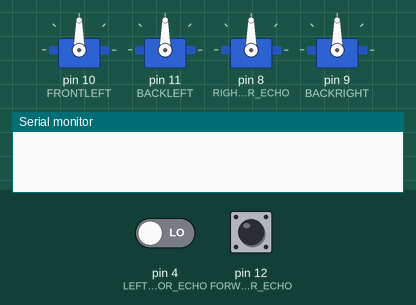
This sketch was run on a simulated Arduino Uno, built with avr-gcc and run on an emulated ATmega328P. Parts: 4 × servo, the last lines printed to the serial monitor. The inputs (shaded band) are chosen by the test bench; at power-on: pin 12 (FORWARD_SENSOR_ECHO) LOW, pin 4 (LEFT_SENSOR_ECHO) LOW.

Above: at 0.1 s.
At 4.4 s:
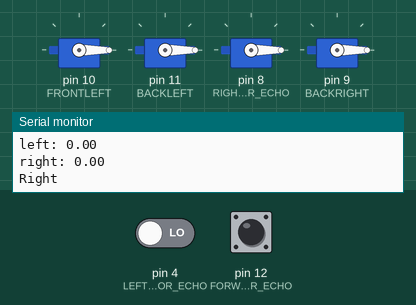
4.5 s: pin 12 (FORWARD_SENSOR_ECHO) pulsed HIGH 2 times (0.12 s each, 0.3 s apart)
At 8.6 s:
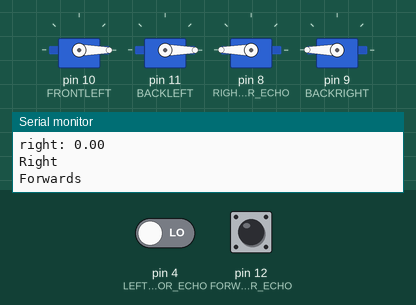
Timing chart, 0 to 12.9 s (numbered marks = the images above; inputs shaded):
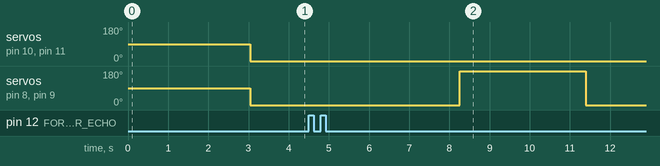

The sketch:

mouseDroid.ino
```cpp
#include <Servo.h>
#include <TimeLib.h>

// UltraSonic Sensors
#define FORWARD_SENSOR 0
#define FORWARD_SENSOR_TRIGGER  13
#define FORWARD_SENSOR_ECHO     12

#define LEFT_SENSOR 1
#define LEFT_SENSOR_TRIGGER  2
#define LEFT_SENSOR_ECHO     4

#define RIGHT_SENSOR 2
#define RIGHT_SENSOR_TRIGGER  7
#define RIGHT_SENSOR_ECHO     8

// Wheels
#define FRONTLEFT       10
#define BACKLEFT        11
#define FRONTRIGHT      8
#define BACKRIGHT       9
Servo fl; //Continuous
Servo bl; //Continuous
Servo fr; //Continuous
Servo br; //Continuous

// Other Globals and Defines
#define WAITTIME 500
#define TURNTIME 5000
#define LOOKAHEAD 30

int countItr; //number of iterations gone through
int sumDistance; //will hold sum of distances to be averaged
int temp_time;
int wait_time;

/***************************************************/

void setup() {
  fl.attach(FRONTLEFT);
  bl.attach(BACKLEFT);
  fr.attach(FRONTRIGHT);
  br.attach(BACKRIGHT);

  pinMode(FORWARD_SENSOR_TRIGGER, OUTPUT);
  pinMode(FORWARD_SENSOR_ECHO, INPUT);
  digitalWrite(FORWARD_SENSOR_TRIGGER, LOW);

  pinMode(LEFT_SENSOR_TRIGGER, OUTPUT);
  pinMode(LEFT_SENSOR_ECHO, INPUT);
  digitalWrite(LEFT_SENSOR_TRIGGER, LOW);

  pinMode(RIGHT_SENSOR_TRIGGER, OUTPUT);
  pinMode(RIGHT_SENSOR_ECHO, INPUT);
  digitalWrite(RIGHT_SENSOR_TRIGGER, LOW);

  sumDistance = 0;
  countItr = 0;
  temp_time = 0;
  wait_time = 500;

  Serial.begin(115200);
}

/***************************************************/

void loop() {
  int distance = readSensor(FORWARD_SENSOR);

  sumDistance += distance;
  countItr++;

  if(millis() - temp_time >= wait_time){
    if(sumDistance/countItr <= LOOKAHEAD){
//        Serial.println(sumDistance/countItr);
        String result = Turning(); //TODO make an uint8 when done debugging
        (result == "LEFT") ? Left() : Right();
        wait_time = 5000;
    }
    else{
      Forwards();
      wait_time = 500;
    }

    temp_time = millis();
    sumDistance = 0;
    countItr = 0;
  }

  delay(100);

}

/***************************************************/

int readSensor(int sensor){
  float timing = 0;
  int sensor_trigger = 0;
  int sensor_echo = 0;

  switch(sensor){
    case FORWARD_SENSOR:
      sensor_trigger = FORWARD_SENSOR_TRIGGER;
      sensor_echo = FORWARD_SENSOR_ECHO;
      break;

    case LEFT_SENSOR:
      sensor_trigger = LEFT_SENSOR_TRIGGER;
      sensor_echo = LEFT_SENSOR_ECHO;
      break;

    case RIGHT_SENSOR:
      sensor_trigger = RIGHT_SENSOR_TRIGGER;
      sensor_echo = RIGHT_SENSOR_ECHO;
      break;

    default:
      break;
  }

  digitalWrite(sensor_trigger, LOW);
  delay(2);
  digitalWrite(sensor_trigger, HIGH);
  delay(10);
  digitalWrite(sensor_trigger, LOW);

  timing = pulseIn(sensor_echo, HIGH);
  float distance = (timing * 0.034) / 2;
  return distance;
}

/***************************************************/

//Checking left then right (based on MY orientation and it must be held)
String Turning(){
  float left_data;
  float right_data;

  //left
  left_data = readSensor(1);

  //right
  right_data = readSensor(2);

  Serial.print("left: ");
  Serial.println(left_data); //TODO: when done with debugging, can remove variables
  Serial.print("right: ");
  Serial.println(right_data);

  return (right_data > left_data ? "LEFT" : "RIGHT"); //TODO more readable for now, will prob turn to uint8 later
}

/***************************************************/

//Continuous motors: assuming
//0 is forwards for right wheels and backwards for left wheels (full-speed)
//180 is backwards for right wheels and forwards for left wheels (full-speed)
//90 is no speed

void Forwards(){
  Serial.println("Forwards");
  fl.write(0);
  bl.write(0);
  fr.write(180);
  br.write(180);
}

/***************************************************/

void Backwards(){
  fl.write(180);
  bl.write(180);
  fr.write(0);
  br.write(0);
}

/***************************************************/

void Stop(){
  fl.write(90);
  bl.write(90);
  fr.write(90);
  br.write(90);
}

/***************************************************/

void Left(){
  Serial.println("Left");
  fl.write(180);
  bl.write(180);
  fr.write(180);
  br.write(180);
}

/***************************************************/

void Right(){
  Serial.println("Right");
  fl.write(0);
  bl.write(0);
  fr.write(0);
  br.write(0);
}
```

Measured:
- after the input at 4.5 s, servo on pin 8 (RIGHT_SENSOR_ECHO), servo on pin 9 (BACKRIGHT): 0° → 180° after 3.8 s, → 0° 3.1 s later
